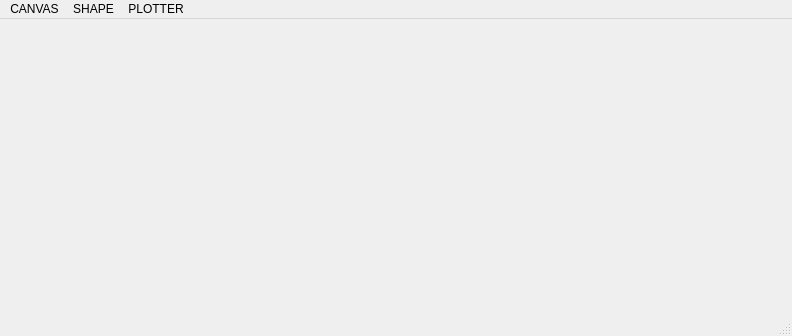
<?xml version="1.0" encoding="UTF-8"?>
<ui version="4.0">
 <class>MainWindow</class>
 <widget class="QMainWindow" name="MainWindow">
  <property name="geometry">
   <rect>
    <x>0</x>
    <y>0</y>
    <width>792</width>
    <height>336</height>
   </rect>
  </property>
  <property name="windowTitle">
   <string>Paint Application</string>
  </property>
  <widget class="QWidget" name="centralwidget"/>
  <widget class="QMenuBar" name="menubar">
   <property name="geometry">
    <rect>
     <x>0</x>
     <y>0</y>
     <width>792</width>
     <height>22</height>
    </rect>
   </property>
   <widget class="QMenu" name="menuCanvas">
    <property name="title">
     <string>CANVAS</string>
    </property>
    <addaction name="actionCLEAR"/>
   </widget>
   <widget class="QMenu" name="menuSHAPE">
    <property name="title">
     <string>SHAPE</string>
    </property>
    <addaction name="actionLINE"/>
    <addaction name="actionRECTANGLE"/>
    <addaction name="actionCIRCLE"/>
   </widget>
   <widget class="QMenu" name="menuPLOTTER">
    <property name="title">
     <string>PLOTTER</string>
    </property>
    <addaction name="actionSTART"/>
    <addaction name="actionSTOP"/>
   </widget>
   <addaction name="menuCanvas"/>
   <addaction name="menuSHAPE"/>
   <addaction name="menuPLOTTER"/>
  </widget>
  <widget class="QStatusBar" name="statusbar"/>
  <action name="actionCLEAR">
   <property name="text">
    <string>CLEAR</string>
   </property>
  </action>
  <action name="actionLINE">
   <property name="text">
    <string>LINE</string>
   </property>
  </action>
  <action name="actionRECTANGLE">
   <property name="text">
    <string>RECTANGLE</string>
   </property>
  </action>
  <action name="actionCIRCLE">
   <property name="text">
    <string>CIRCLE</string>
   </property>
  </action>
  <action name="actionSTART">
   <property name="text">
    <string>START</string>
   </property>
  </action>
  <action name="actionSTOP">
   <property name="text">
    <string>STOP</string>
   </property>
  </action>
 </widget>
 <resources/>
 <connections/>
</ui>
